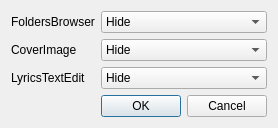
<?xml version="1.0" encoding="UTF-8"?>
<ui version="4.0">
 <class>Preferences</class>
 <widget class="QDialog" name="Preferences">
  <property name="windowModality">
   <enum>Qt::NonModal</enum>
  </property>
  <property name="geometry">
   <rect>
    <x>0</x>
    <y>0</y>
    <width>290</width>
    <height>170</height>
   </rect>
  </property>
  <property name="sizePolicy">
   <sizepolicy hsizetype="Fixed" vsizetype="Fixed">
    <horstretch>0</horstretch>
    <verstretch>0</verstretch>
   </sizepolicy>
  </property>
  <property name="windowTitle">
   <string>Preferences</string>
  </property>
  <property name="modal">
   <bool>true</bool>
  </property>
  <layout class="QGridLayout" name="gridLayout">
   <property name="sizeConstraint">
    <enum>QLayout::SetFixedSize</enum>
   </property>
   <item row="1" column="1">
    <widget class="QComboBox" name="coverSetting">
     <item>
      <property name="text">
       <string>Hide</string>
      </property>
     </item>
     <item>
      <property name="text">
       <string>Show</string>
      </property>
     </item>
    </widget>
   </item>
   <item row="0" column="0">
    <widget class="QLabel" name="label">
     <property name="text">
      <string>FoldersBrowser</string>
     </property>
    </widget>
   </item>
   <item row="2" column="0">
    <widget class="QLabel" name="label_3">
     <property name="text">
      <string>LyricsTextEdit</string>
     </property>
    </widget>
   </item>
   <item row="2" column="1">
    <widget class="QComboBox" name="LyricsSetting">
     <item>
      <property name="text">
       <string>Hide</string>
      </property>
     </item>
     <item>
      <property name="text">
       <string>Show</string>
      </property>
     </item>
    </widget>
   </item>
   <item row="1" column="0">
    <widget class="QLabel" name="label_2">
     <property name="text">
      <string>CoverImage</string>
     </property>
    </widget>
   </item>
   <item row="0" column="1">
    <widget class="QComboBox" name="browserSetting">
     <property name="frame">
      <bool>true</bool>
     </property>
     <item>
      <property name="text">
       <string>Hide</string>
      </property>
     </item>
     <item>
      <property name="text">
       <string>Show</string>
      </property>
     </item>
    </widget>
   </item>
   <item row="3" column="1">
    <widget class="QDialogButtonBox" name="buttonBox">
     <property name="orientation">
      <enum>Qt::Horizontal</enum>
     </property>
     <property name="standardButtons">
      <set>QDialogButtonBox::Cancel|QDialogButtonBox::Ok</set>
     </property>
    </widget>
   </item>
  </layout>
 </widget>
 <resources/>
 <connections>
  <connection>
   <sender>buttonBox</sender>
   <signal>accepted()</signal>
   <receiver>Preferences</receiver>
   <slot>accept()</slot>
   <hints>
    <hint type="sourcelabel">
     <x>248</x>
     <y>254</y>
    </hint>
    <hint type="destinationlabel">
     <x>157</x>
     <y>274</y>
    </hint>
   </hints>
  </connection>
  <connection>
   <sender>buttonBox</sender>
   <signal>rejected()</signal>
   <receiver>Preferences</receiver>
   <slot>reject()</slot>
   <hints>
    <hint type="sourcelabel">
     <x>316</x>
     <y>260</y>
    </hint>
    <hint type="destinationlabel">
     <x>286</x>
     <y>274</y>
    </hint>
   </hints>
  </connection>
 </connections>
</ui>
